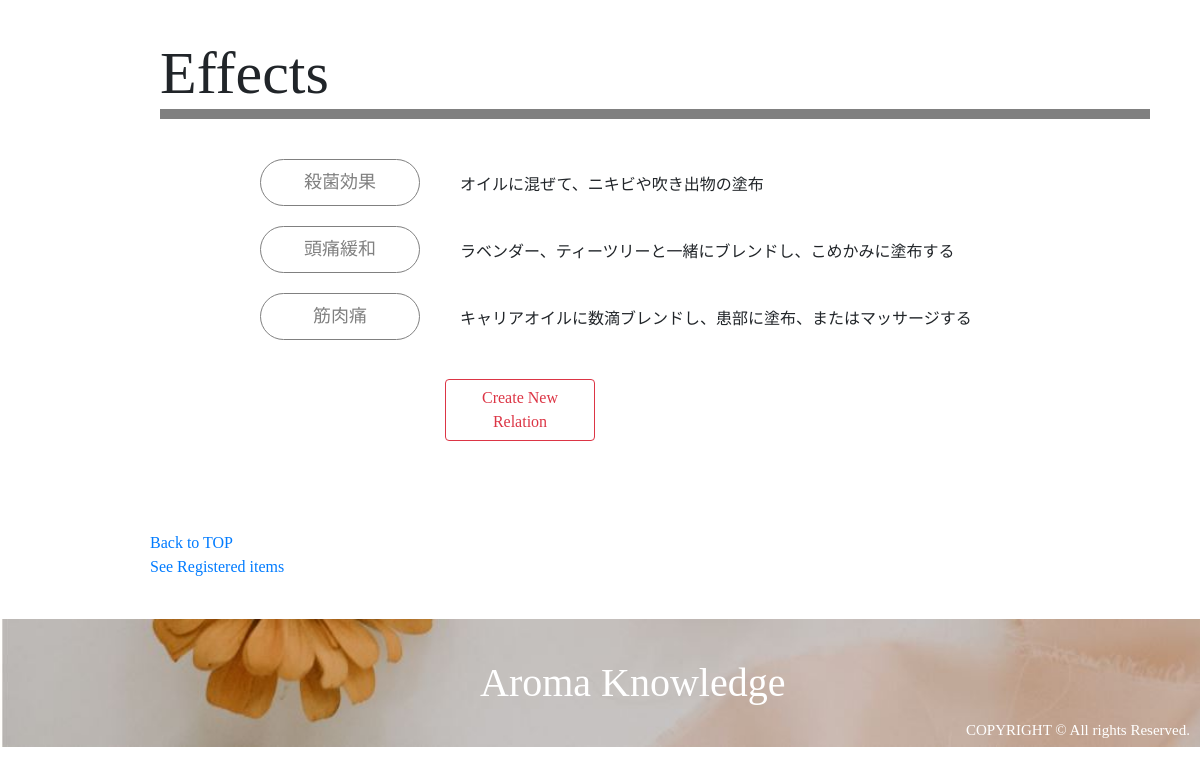
/oil_detail_for_user.php?id=1 (signed in, lower part), run on an earlier commit of the app's database.
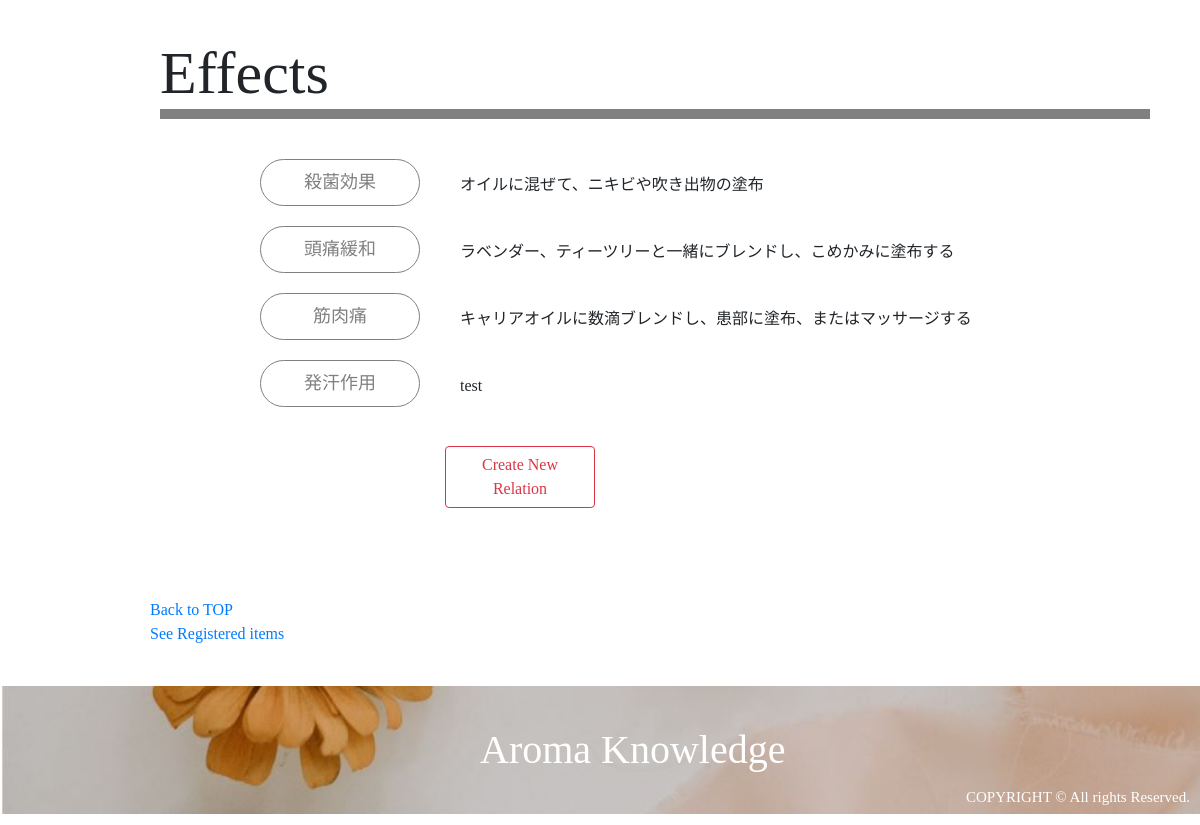
And on a later commit of the database.
### tables this page shows
CREATE TABLE `relations` (
  `id` int(11) NOT NULL AUTO_INCREMENT,
  `oil_id` int(11) NOT NULL,
  `effect_id` int(11) NOT NULL,
  `howto` varchar(255) NOT NULL,
  `caution` varchar(255) NOT NULL,
  `user_id` int(11) NOT NULL,
  `created_at` timestamp NOT NULL DEFAULT CURRENT_TIMESTAMP,
  PRIMARY KEY (`id`),
  UNIQUE KEY `relation_index` (`user_id`,`oil_id`,`effect_id`),
  KEY `oil_id` (`oil_id`),
  KEY `effect_id` (`effect_id`),
  KEY `user_id` (`user_id`),
  CONSTRAINT `relations_ibfk_1` FOREIGN KEY (`oil_id`) REFERENCES `essential_oils` (`id`) ON DELETE CASCADE ON UPDATE CASCADE,
  CONSTRAINT `relations_ibfk_2` FOREIGN KEY (`effect_id`) REFERENCES `effects` (`id`) ON DELETE CASCADE ON UPDATE CASCADE,
  CONSTRAINT `relations_ibfk_3` FOREIGN KEY (`user_id`) REFERENCES `users` (`id`) ON DELETE CASCADE ON UPDATE CASCADE
);

CREATE TABLE `effects` (
  `id` int(11) NOT NULL AUTO_INCREMENT,
  `effect` varchar(255) NOT NULL,
  `content` varchar(255) NOT NULL,
  `caution` varchar(255) NOT NULL,
  `user_id` int(11) NOT NULL,
  `created_at` timestamp NOT NULL DEFAULT CURRENT_TIMESTAMP,
  PRIMARY KEY (`id`),
  UNIQUE KEY `effect` (`effect`),
  KEY `user_id` (`user_id`),
  CONSTRAINT `effects_ibfk_1` FOREIGN KEY (`user_id`) REFERENCES `users` (`id`) ON DELETE CASCADE ON UPDATE CASCADE
);

### oil_detail_for_user.php (called while the page is built, shortened)
<?php
    require_once 'DAOs/EffectDAO.php';
    $id = $_GET['id'];
    $effects = EffectDAO::get_relation_detail_by_oil_id($id);
    include_once 'views/oil_detail_for_user_view.php';

### DAOs/EffectDAO.php (called while the page is built, shortened)
<?php
    class EffectDAO extends DAO{
        public static function get_relation_detail_by_oil_id($id){
            try{
                $pdo = self::get_connection();
                $stmt = $pdo->prepare('SELECT relations.id, relations.howto, essential_oils.name AS essential_oil_name, effects.id AS effect_id, effects.effect AS effect FROM relations JOIN essential_oils ON relations.oil_id = essential_oils.id JOIN effects ON relations.effect_id = effects.id WHERE relations.oil_id=:id');
                $stmt->bindValue(':id', $id, PDO::PARAM_INT);
                $stmt->execute();
                $stmt->setFetchMode(PDO::FETCH_CLASS|PDO::FETCH_PROPS_LATE, 'Relation');
                $relations = $stmt->fetchAll();
                return $relations;
            }catch(PDOException $e){
                return null;
            }
        }
    }

### views/oil_detail_for_user_view.php (the view, shortened to what this page needs)
<!DOCTYPE html>
<html lang="ja">
     <head>
        <link rel="stylesheet" href="https://stackpath.bootstrapcdn.com/bootstrap/4.3.1/css/bootstrap.min.css">
        <link rel="stylesheet" href="css/style.css">
        <link rel="stylesheet" href="css/style2.css">
    </head>
    <body>
        <div class="effects">
            <h2 class="title">Effects</h3>
            <div class="EffectContent">
                <?php foreach($effects as $effect): ?>
                <div class="effectset">
                    <a href="effect_detail_for_user.php?id=<?= $effect->effect_id ?>" class="EffectBtn-2"><?= $effect->effect ?></a></br>
                    <span><?= $effect->howto ?></span>
                </div>
                <?php endforeach; ?>
            </div>
            <div class="form-group row">
                <div class="col-8 mt-5">
                    <a class="btn btn-outline-danger col-sm-4" href="relation_register.php" role="button">Create New Relation</a>
                </div>
            </div>
        </div>
        <div class="nav">
            <a href="mypage_top.php">Back to TOP</a><br>
            <a href="register_list.php">See Registered items</a>
        </div>
        <div class="footer" style="background-image:url(images/footer.jpg)">
            <h1 class="logo">Aroma Knowledge</h1>
            <p class="copylight">COPYRIGHT © All rights Reserved.</p>
        </div>
    </body>
</html>

What changed in the data, as far as the page shows it:
added relations: effect.effect "発汗作用", howto "test"
